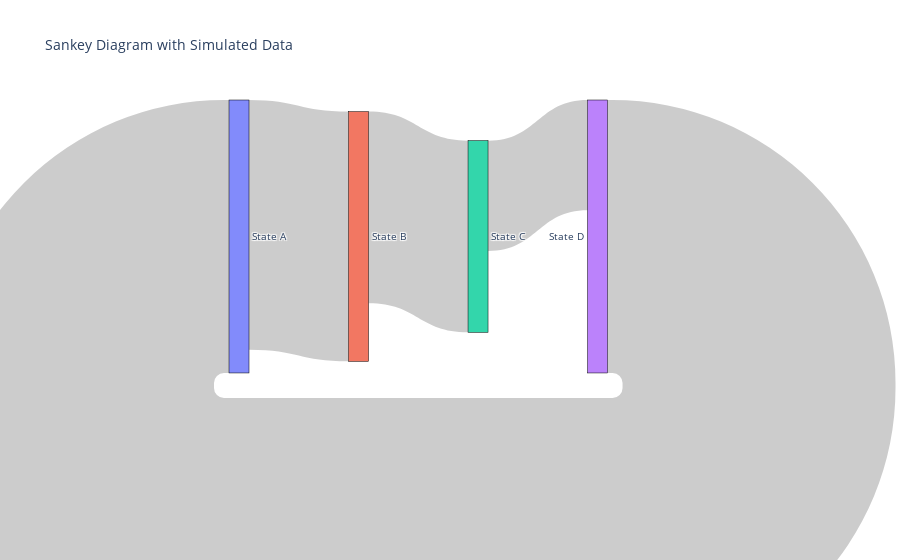

This figure's notebook cell:
### Code cell
import plotly.graph_objects as go
import numpy as np

# Define the states
states = ['State A', 'State B', 'State C', 'State D']

# Simulate some data for the links between the states
np.random.seed(42)  # For reproducibility
simulated_values = np.random.randint(5, 50, size=4)  # Simulated values for each link

# Define the links between the states
links = dict(
    source=[0, 1, 2, 3],  # Indices of the source states
    target=[1, 2, 3, 0],  # Modified target indices to create actual flow between states
    value=simulated_values.tolist()  # Use simulated values
)

# Create the Sankey diagram
fig = go.Figure(go.Sankey(
    node=dict(
        pad=15,
        thickness=20,
        line=dict(color="black", width=0.5),
        label=states
    ),
    link=links
))

# Update layout and display the figure
fig.update_layout(title_text="Sankey Diagram with Simulated Data", font_size=10)
fig

### Figure 1 — Plotly figure (JSON) as saved in the notebook; plotly's stock layout.template omitted (floating-point values rounded to 4 significant figures)
{"data": [{"link": {"source": [0, 1, 2, 3], "target": [1, 2, 3, 0], "value": [43, 33, 19, 47]}, "node": {"label": ["State A", "State B", "State C", "State D"], "line": {"color": "black", "width": 0.5}, "pad": 15, "thickness": 20}, "type": "sankey"}], "layout": {"font": {"size": 10}, "title": {"text": "Sankey Diagram with Simulated Data"}}}
